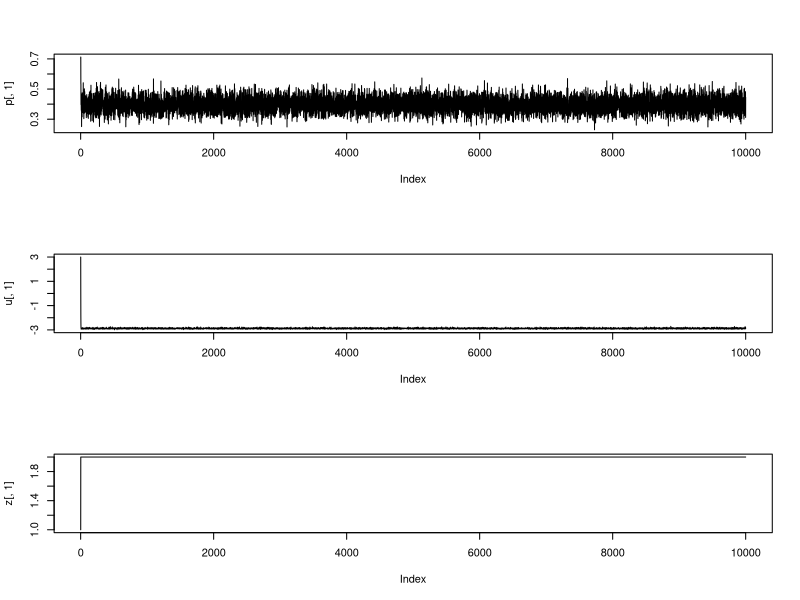

Source code (R):
set.seed(1)
data = read.table("dataset1.txt", header = TRUE, sep = " ", dec = ".")

N <- 10000 #iteration number

#initialize parameters
p <- matrix(NA, N, 3)
u <- matrix(NA, N, 6)
z <- matrix(NA, N, 100)

p[1, ] <- c(0.7, 0.1, 0.2)
u[1, ] <- rep(3, 6)
z[1, ] <- sample(1:3, 100, prob = p[1, ], replace = TRUE)

#function to sample from Dirichlet: copy from tutorial 7
rDirichlet <- function(alpha_vec){
  num <- length(alpha_vec)
  temp <- NULL
  for(i in 1:num){
    temp <- c(temp, rgamma(1, shape = alpha_vec[i], rate = 1))
  }
  return(temp/sum(temp))
}  

for(i in 2:N){
  #update pi 
  n1 <- sum(z[i-1, ] == 1)
  n2 <- sum(z[i-1, ] == 2)
  n3 <- sum(z[i-1, ] == 3)
  p[i, ] <-  rDirichlet(c(2 + n1, 2 + n2, 2 + n3))
  
  #update u
  x1 <- 0
  x2 <- 0
  y1 <- 0
  y2 <- 0
  z1 <- 0
  z2 <- 0
  
  for(t in 1:100){
    if(z[i-1, t] == 1){
      x1 = x1 + data[1, t]
      x2 = x2 + data[2, t]
    }
    if(z[i-1, t] == 2){
      y1 = y1 + data[1, t]
      y2 = y2 + data[2, t]
    }
    if(z[i-1, t] == 3){
      z1 = z1 + data[1, t]
      z2 = z2 + data[2, t]
    }
  }
  
  w <- c(x1/n1, x2/n1, y1/n2, y2/n2, z1/n3, z2/n3)
  v <- c(1/n1,1/n1,1/n2,1/n2,1/n3,1/n3)
  
  #generate ui from normal
  u[i, ] <- rnorm(6, w, v)
  
  #update z
  for (j in 1:100){
    k1 = p[i,1] * prod(exp(-0.5 * (data[1, j] - u[i, 1])^2)) * prod(exp(-0.5 * (data[2, j] - u[i, 2])^2))
    k2 = p[i,2] * prod(exp(-0.5 * (data[1, j] - u[i, 3])^2)) * prod(exp(-0.5 * (data[2, j] - u[i, 4])^2))
    k3 = p[i,3] * prod(exp(-0.5 * (data[1, j] - u[i, 5])^2)) * prod(exp(-0.5 * (data[2, j] - u[i, 6])^2))
    
    #find probability of each (zi = k)
    p1 = k1/(k1+k2+k3)
    p2 = k2/(k1+k2+k3)
    p3 = k3/(k1+k2+k3)
    
    m <- c(p1,p2,p3)
    #sample zi by probability obtained above
    z[i, j] <- sample(1:3, 1, prob = m, replace = TRUE)
  }
  
}
B <- 2000

#posterior mean
p1 <- mean(p[(B+1):N,1])
p2 <- mean(p[(B+1):N,2])
p3 <- mean(p[(B+1):N,3])

#posterior mean
u11 <- mean(u[(B+1):N,1])
u21 <- mean(u[(B+1):N,2])
u12 <- mean(u[(B+1):N,3])
u22 <- mean(u[(B+1):N,4])
u13 <- mean(u[(B+1):N,5])
u23 <- mean(u[(B+1):N,6])


#posterior modes 
Z <- c(NA, 100) #store all mode in big Z
for(j in 1:100){
  temp <- table(z[(B+1):N, j])
  ind <- which.max(temp)
  Z[j] <- names(temp)[ind]
}

#Result
print("Posterior mean of pi: ")
print(c(p1, p2, p3))
print("Posterior mean of u(u11, u21, u12, u22, u13, u23): ")
print(c(u11, u21, u12, u22, u13,u23))
print("Posterior mode of Z: ")
print(Z)

#Plot
par(mfrow = c(3,1))

plot(p[ ,1], type = "l")
plot(u[ ,1], type = "l")
plot(z[ ,1], type = "l")
